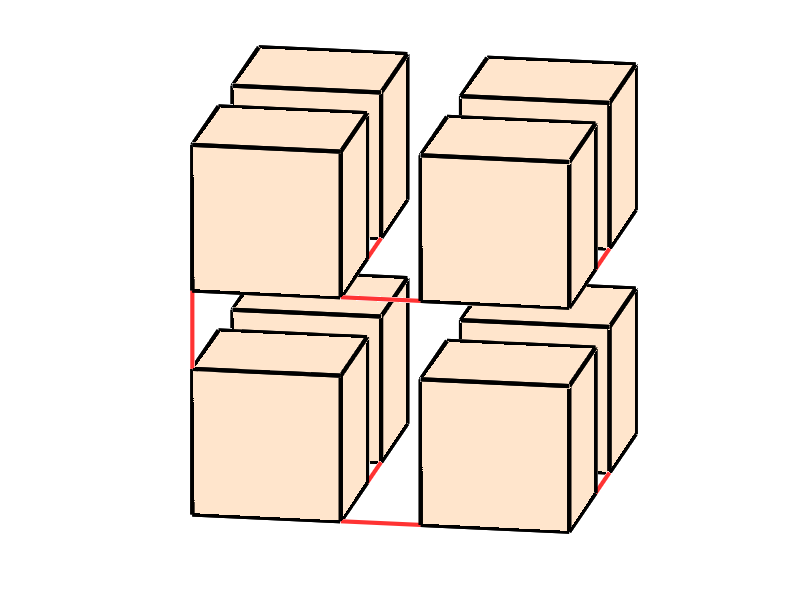

Recreate this plot in MATLAB.
% Construct a minimum connecting link pattern (MCP) for a 2x2x2 rectangular prismatic assembly
%
% Reference:
% G. P. T. Choi, S. Chen, L. Mahadevan, 
% ``Control of connectivity and rigidity in prismatic assemblies.''
% Preprint, arXiv:2005.05845, 2020.

L = 2; %length
M = 2; %width
N = 2; %height
ncube = L*M*N; %Number of cubes

% Order of the 8 vertices
%   8 - - 7
%  /     /|
% 5 - - 6 |
% | 4 - | 3
% |/    |/
% 1 - - 2


% Order of the cubes
%    [6] - [7]
%   /     / |
% [4] - [5] |
%  |     |  |
%  | [2] - [3]
%  |/    |/
% [0] - [1]

rown=ncube*18+1;
linkpairs=[
    8*0+2, 8*1+1;
    8*0+3, 8*2+2;
    8*1+3, 8*3+2;
   
    8*0+5, 8*4+1;
    
    8*4+2, 8*5+1;
    8*4+3, 8*6+2;
    8*5+3, 8*7+2;
    ];

% generate plot
v = zeros(8*L*M*N,3);
f = [];
for i = 0:M-1 
    for j = 0:L-1
        for k = 0:N-1
            n = k*(M*L)+L*i + j + 1;
            v(8*n-7,:) = [2*j,2*i,2*k];
            v(8*n-6,:) = [2*j+1.3,2*i,2*k];
            v(8*n-5,:) = [2*j+1.3,2*i+1.3,2*k];
            v(8*n-4,:) = [2*j,2*i+1.3,2*k];
            v(8*n-3,:) = [2*j,2*i,2*k+1.3];
            v(8*n-2,:) = [2*j+1.3,2*i,2*k+1.3];
            v(8*n-1,:) = [2*j+1.3,2*i+1.3,2*k+1.3];
            v(8*n,:) = [2*j,2*i+1.3,2*k+1.3];
            f = [f; 
                8*n-7, 8*n-4, 8*n-5, 8*n-6;
                8*n-3, 8*n-2, 8*n-1, 8*n-0;
                8*n-7, 8*n-3, 8*n-0, 8*n-4;
                8*n-6, 8*n-5, 8*n-1, 8*n-2;
                8*n-7, 8*n-6, 8*n-2, 8*n-3;
                8*n-5, 8*n-4, 8*n-0, 8*n-1];
        end
    end
end

fig = figure; hold on
%  plot the links
for i = 1:length(linkpairs)
    plot3(v(linkpairs(i,:),1), v(linkpairs(i,:),2), v(linkpairs(i,:),3),'Color',[255 51 51]/255,'LineWidth',3);
end
% plot the cubes
patch('Faces',f,'Vertices',v,'FaceColor',[255 229 204]/255,'LineWidth',3);
axis equal tight off
view([10 15])

